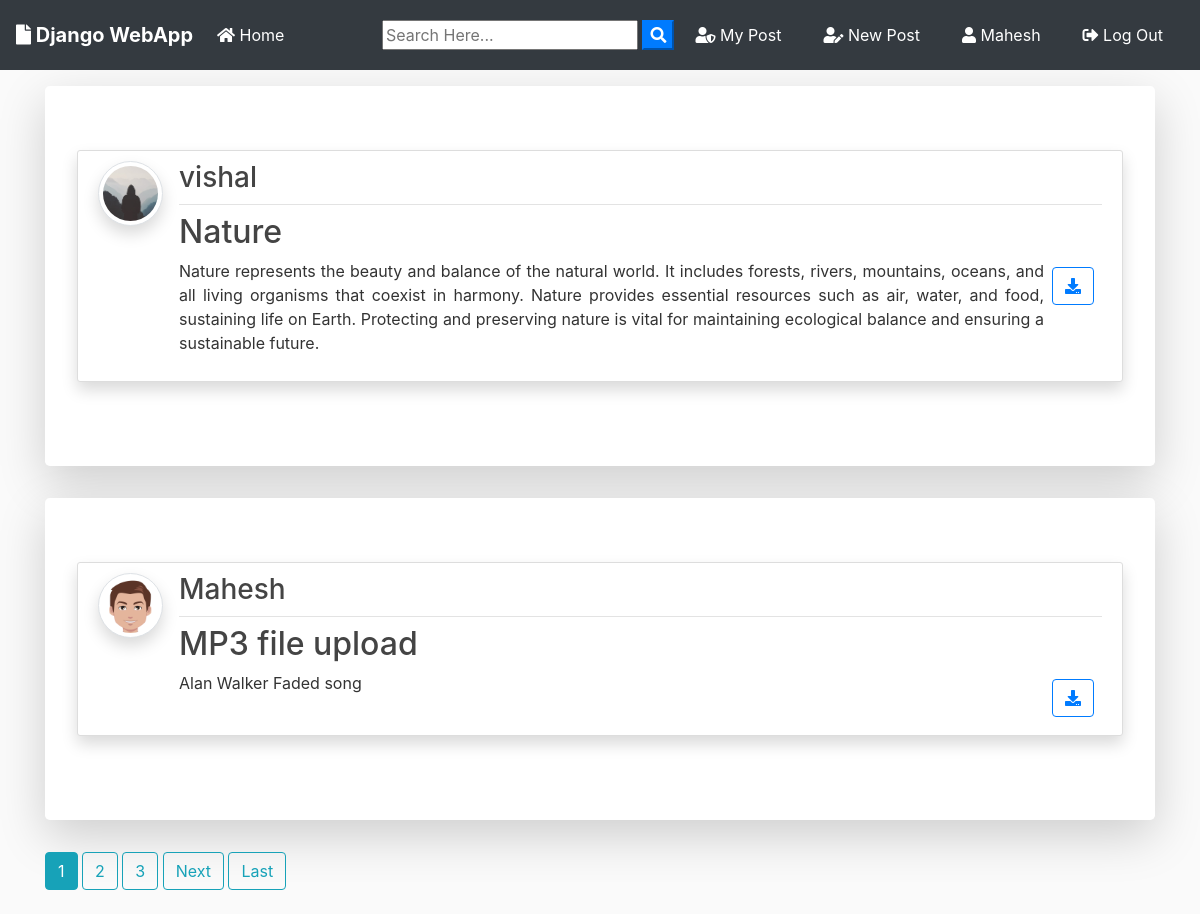
The app's page / (signed in) with its own data.
### blog/models.py (models this page shows, shortened)
class Post(models.Model):
	title = models.CharField(max_length=100)
	file = models.FileField(null=True,blank=True,upload_to='Files')
	content = models.TextField()
	date_posted = models.DateTimeField(default=timezone.now)
	author = models.ForeignKey(User, on_delete=models.CASCADE)

### users/models.py (models this page shows, shortened)
class Profile(models.Model):
    user = models.OneToOneField(User, on_delete=models.CASCADE)
    image = models.ImageField(default='default.jpg', upload_to='profile_pics')

### blog/views.py (the view)
# urls.py: path('', PostListView.as_view(), name='blog-home'),
class PostListView(ListView):
    model = Post
    template_name = 'blog/home.html'  # <app>/<model>_<viewtype>.html
    context_object_name = 'posts'
    ordering = ['-date_posted']
    paginate_by = 2

### blog/templates/blog/home.html (shortened to what this page needs)
{% extends "blog/base.html" %}
{% block content %}
    {% for post in posts %}
      <div class="jumbotron mt-3 bg-white shadow-lg">
      <article class="media content-section shadow">
        <a href="{{ post.author.profile.image.url }} " target="_blank"> <img src="{{ post.author.profile.image.url }}  " alt="" class="article-img rounded-circle img-thumbnail img-fluid shadow">
        </a>
        <div class="media-body">
          <div class="article-metadata d-flex justify-content-between">
            <a class="mr-2 " href="{% url 'user-posts' post.author.username  %}"><h3>{{ post.author }}</h3></a>
          </div>
          <h2><a class="article-title text-justify " href="{% url 'post-detail' post.id %}">{{ post.title }}</a></h2>
          <div class="d-flex justify-content-between">
            <p class="article-content text-justify text-truncate overflow-hidden">{{ post.content }}</p>
            {% if post.file %}
          <div class="form-group mt-0 pt-0  m-2">
            <a class="btn btn-outline-primary  btn-d "  href="{{ post.file.url }}"  download type="submit"><i class="fas fa-download"></i></a>
          </div>
          {% endif %}
          </div>
        </div>
      </article>
      </div>
    {% endfor %}
    {% if is_paginated %}
      {% for num in page_obj.paginator.page_range %}
        {% if page_obj.number == num %}
          <a class="btn btn-info mb-4" href="?page={{ num }}">{{ num }}</a>
        {% elif num > page_obj.number|add:'-3' and num < page_obj.number|add:'3' %}
          <a class="btn btn-outline-info mb-4" href="?page={{ num }}">{{ num }}</a>
        {% endif %}
      {% endfor %}
      {% if page_obj.has_next %}
        <a class="btn btn-outline-info mb-4" href="?page={{ page_obj.next_page_number }}">Next</a>
        <a class="btn btn-outline-info mb-4" href="?page={{ page_obj.paginator.num_pages }}">Last</a>
      {% endif %}
    {% endif %}
{% endblock content %}

### blog/templates/blog/base.html (shortened to what this page needs)
{% load static %}
<!doctype html>
<html lang="en">
  <head>
    <link rel="stylesheet" href="https://stackpath.bootstrapcdn.com/bootstrap/4.3.1/css/bootstrap.min.css">
    <link rel="stylesheet" href="https://use.fontawesome.com/releases/v5.8.1/css/all.css" >
    <link rel="stylesheet" href="{% static 'blog/main.css' %}">
</head>
  <body>
        <nav class="navbar navbar-expand-lg navbar-dark bg-dark">
                <a class="navbar-brand font-weight-bold" href="{% url 'blog-home' %}"><i class="fas fa-file"></i> Django WebApp</a>
                <div class="collapse navbar-collapse" id="navbarSupportedContent">
                  <ul class="navbar-nav mr-auto">
                    <li class="nav-item active">
                      <a class="nav-link" href="{% url 'blog-home' %}"><i class="fas fa-home"></i> Home <span class="sr-only">(current)</span></a>
                    </li>
                  </ul>
                  <form id="searchform" action="{% url 'search' %}" method="get">
                    <input type="text" name="q" type="text" value="{{ request.GET.q }}" placeholder="Search Here..." />
                    <button type="button" onclick="searchform.submit()" class=" text-white my-color btn-primary"><i class="fa fa-search"></i></button>
                </form>
                    {% if user.is_authenticated %}
                    <a href="{% url 'user-posts' user %}" class="btn text-white m-2"><i class="fas fa-user-shield"></i> My Post</a>
                    <a href="{% url 'post-create' %} " class="btn text-white m-2"><i class="fas fa-user-edit"></i> New Post</a>
                    <a href="{% url 'profile' %} " class="btn text-white m-2"><i class="fas fa-user"></i> {{ user.username }}</a>
                    <a href="{% url 'logout' %} " class="btn text-white m-2"><i class="fas fa-sign-out-alt"></i> Log Out</a>
                    {% else %}
                    <a href="{% url 'login' %} " class="btn text-white m-2"><i class="fas fa-user-tie"></i> Log In</a>
                    <a href="{% url 'register' %} " class="btn text-white m-2"> <i class="fas fa-sign-in-alt"></i> Sign Up</a>
                    {% endif %}
                </div>
              </nav>
      <div class="container my-bg">
    {% block content %}
    {% endblock  %}
</div>
  </body>
</html>

### blog/static/blog/main.css (style rules this page uses)
body { background: #fafafa; color: #333333; margin-top: 0; }
h1, h2, h3, h4, h5, h6 { color: #444444; }
ul { margin: 0; }
.content-section { background: #ffffff; padding: 10px 20px; border: 1px solid #dddddd; border-radius: 3px; margin-bottom: 20px; }
.article-title { color: #444444; }
.article-content { white-space: pre-line; }
.article-img { height: 65px; width: 65px; margin-right: 16px; }
.article-metadata { padding-bottom: 1px; margin-bottom: 4px; border-bottom: 1px solid #e3e3e3 }

### records on screen
Post: author.profile.image (placeholder picture), author "vishal", title "Nature", content "Nature represents the beauty and balance of the natural world. It includes forests, rivers, mountains, oceans, and all living organisms that coexist in harmony. Nature provides essential resources such as air, water, and food, sustaining life on Earth. Protecting and preserving nature is vital for maintaining ecological balance and ensuring a sustainable future."
Post: author.profile.image (picture), author "Mahesh", title "MP3 file upload", content "Alan Walker Faded song"

### other values on screen
{{ user.username }} "Mahesh"
{{ num }} "1"
{{ num }} "2" "3"
